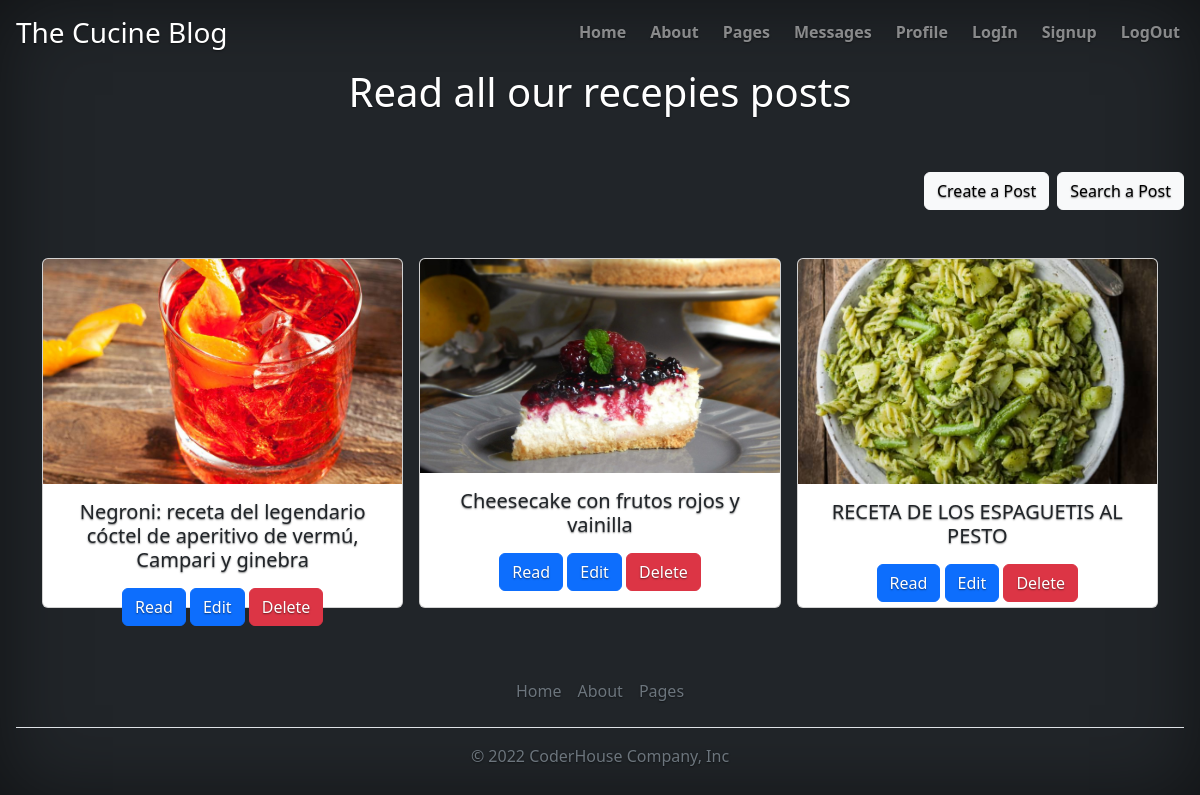
Page /get_pages/ (signed in) on the earlier database version.
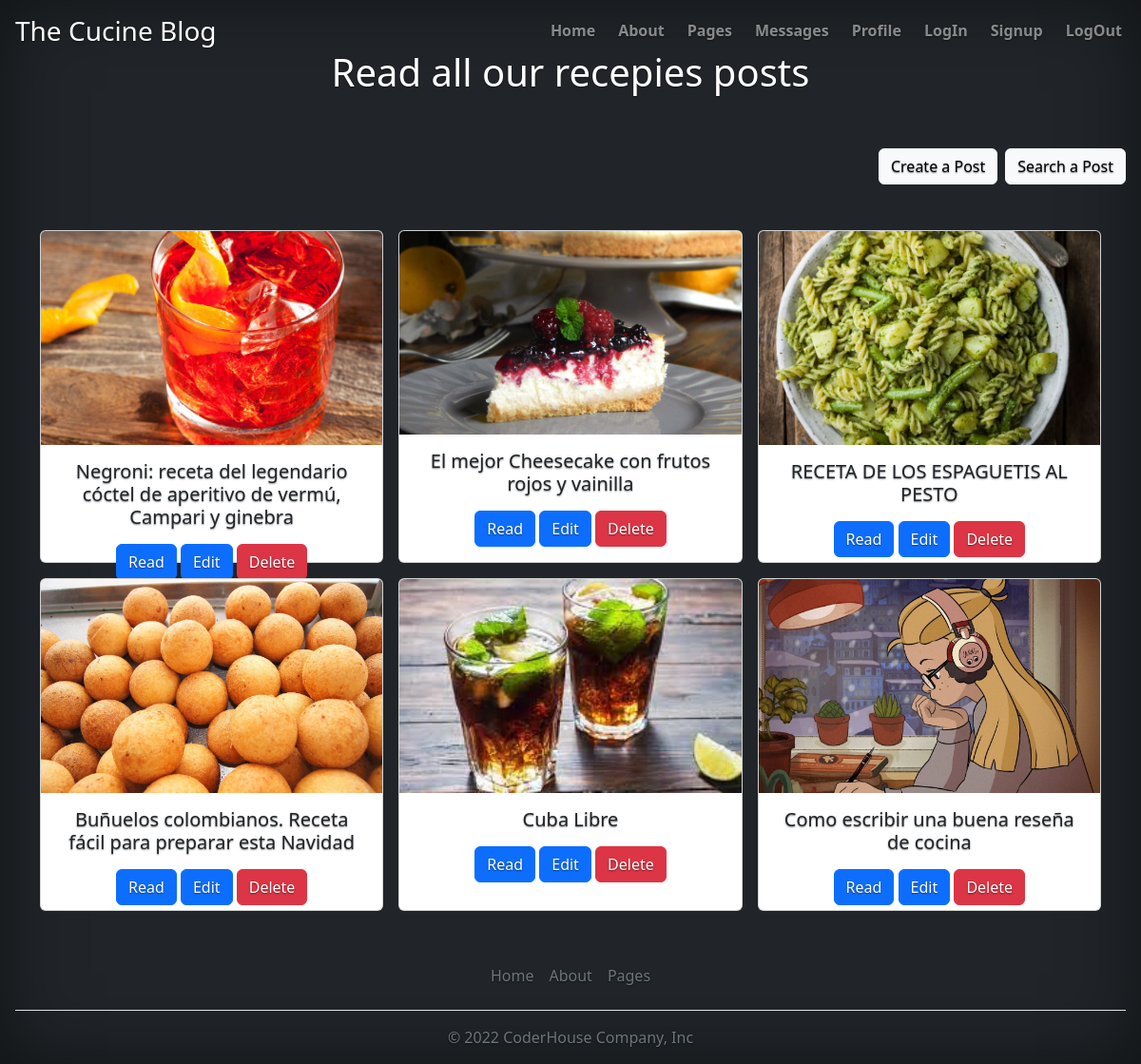
Same page on the later database version.
### Posts/models.py (models this page shows)
class Post(models.Model):
    title = models.CharField(max_length=200)
    content = models.TextField()
    post_img = models.ImageField(null=True, blank=True, upload_to='post_image')

### Posts/views.py (the view)
# urls.py: path('get_pages/', views.PostList.as_view(), name='List Posts'),
class PostList(LoginRequiredMixin, ListView):
    model = Post
    template_name = 'Posts/post_list.html'

### Posts/templates/Posts/post_list.html
{% extends 'index.html' %}
{% load static %}
{% block dynamicCode %}
  <h1>Read all our recepies posts</h1>
  <div class="d-flex gap-2 mt-5 mb-5" style="margin-left: auto;">
    <a class="btn btn-light button-width" aria-current="page" href="{% url 'Create Post' %}">Create a Post</a>
    <a class="btn btn-light button-width" aria-current="page" href="{% url 'Search Page' %}">Search a Post</a>
  </div>
  <div class='container mb-5'>
    <div class="row row-cols-1 row-cols-sm-2 row-cols-md-3 g-3">
      {% for post in object_list %}
        <div class='col'>
          <div class="card" style='height: 350px;'>
            <img src="{% if post.post_img %}{{post.post_img.url}}"{% else %}''{% endif %} class="bd-placeholder-img card-img-top" alt="{{post.post_img.name}}" width='100%' height='225' style='object-fit: cover;'/>
            <div class="card-body">
              <h5 class="card-title text-dark mb-3">{{post.title}}</h5>
              <a href="{% url "Get Post" post.id %}" class="btn btn-primary">Read</a>
              <a href="{% url "Update Post" post.id %}" class="btn btn-primary">Edit</a>
              <a href="{% url "Delete Post" post.id %}" class="btn btn-danger">Delete</a>
            </div>
          </div>
        </div>
      {% endfor %}
    </div>
  </div>
{% endblock %}

### Posts/templates/index.html (shortened to what this page needs)
<!doctype html>
<html lang="en" class="h-100">
  <head>
    {% load static %}
    <link href="{% static 'Posts/css/bootstrap.min.css' %}" rel="stylesheet">
    <link href="{% static 'Posts/css/cover.css' %}" rel="stylesheet">
  </head>
  <body class="d-flex h-100 text-center text-bg-dark">
<div class="d-flex w-100 h-100 p-3 mx-auto flex-column">
  <header class="mb-auto">
    <div>
      <h3 class="float-md-start mb-0"><a href="{% url 'Home' %}" style='text-decoration: none; color: white;'>The Cucine Blog</a></h3>
      <nav class="nav nav-masthead justify-content-center float-md-end">
        <a class="nav-link fw-bold py-1 px-1" aria-current="page" href="{% url 'Home' %}">Home</a>
        <a class="nav-link fw-bold py-1 px-1" href="{% url 'About Page' %}">About</a>
        <a class="nav-link fw-bold py-1 px-1" href="{% url 'List Posts' %}">Pages</a>
        <a class="nav-link fw-bold py-1 px-1" href="{% url 'Chat page' %}">Messages</a>
        <a class="nav-link fw-bold py-1 px-1" href="{% url 'Profile' user.id%}">Profile</a>
        <a class="nav-link fw-bold py-1 px-1" href="{% url 'Login'%}">LogIn</a>
        <a class="nav-link fw-bold py-1 px-1" href="{% url 'Sign Up'%}">Signup</a>
        <a class="nav-link fw-bold py-1 px-1" href="{% url 'Logout'%}">LogOut</a>
      </nav>
    </div>
  </header>
  {% block dynamicCode %}
  {% endblock %}
  <footer class="mt-auto text-white-50">
    <ul class="nav justify-content-center border-bottom pb-3 mb-3">
      <li class="nav-item"><a href="{% url 'Home' %}" class="nav-link px-2 text-muted">Home</a></li>
      <li class="nav-item"><a href="{% url 'About Page' %}" class="nav-link px-2 text-muted">About</a></li>
      <li class="nav-item"><a href="{% url 'List Posts' %}" class="nav-link px-2 text-muted">Pages</a></li>
    </ul>
    <p class="text-center text-muted">&copy; 2022 CoderHouse Company, Inc</p>
  </footer>
</div>
  </body>
</html>

### Posts/static/Posts/css/cover.css (style rules this page uses)
body { text-shadow: 0 .05rem .1rem rgba(0, 0, 0, .5); box-shadow: inset 0 0 5rem rgba(0, 0, 0, .5); }
.nav-masthead .nav-link { color: rgba(255, 255, 255, .5); border-bottom: .25rem solid transparent; }
.nav-masthead .nav-link + .nav-link { margin-left: 1rem; }

### Posts/templates/index.html (style rules this page uses)
.bd-placeholder-img { font-size: 1.125rem; text-anchor: middle; -webkit-user-select: none; -moz-user-select: none; user-select: none; }

Differences in the rows shown:
changed Post: title "Cheesecake con frutos rojos y vainilla" → "El mejor Cheesecake con frutos rojos y vainilla"
added Post: post_img (picture), title "Buñuelos colombianos. Receta fácil para preparar esta Navidad"
added Post: post_img (picture), title "Cuba Libre"
added Post: post_img (picture), title "Como escribir una buena reseña de cocina"
